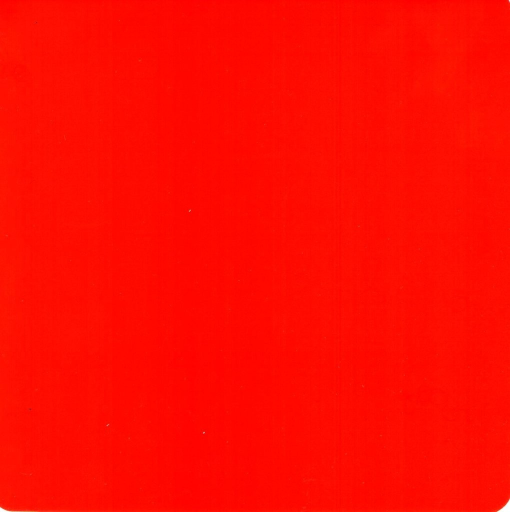
#> input picture Rojo.jpg, 1020 x 1024 px, found by its file name (shown at 1/2 size)
$ python Tenvio.py
#> lines starting #> are read from the running program, lines starting #| are printed output that depends on the picture; after the words box and inside, x2 and y2 are one past the last pixel; in counts of white or black regions, pixels touching at a corner belong together
import cv2
import serial
import time
import numpy as np
port = '/dev/cu.usbmodem0E222451'
baudrate = 115200
tiempo_espera = 0.0025
def enviar(dato):
    i = chr(dato)#convierte los int en ascii
    print(dato)
    x_1 = bytes(i, 'latin_1')#
    tivaPort = serial.Serial(port, baudrate, bytesize=8,
                             parity='N',
                             stopbits=1)
    tivaPort.write(x_1)
    tivaPort.close()
    time.sleep(tiempo_espera)

def Cambio_colores(valor, OldMin, OldMax, NewMin, NewMax):
    OldRange = (OldMax - OldMin)
    NewRange = (NewMax - NewMin)
    NewValue = (((valor - OldMin) * NewRange) / OldRange) + NewMin
    return int(round(NewValue))


def convert_to_uart(matriz_datos_imagen):
    pixeles=[]
    for i in matriz_datos_imagen:
        for j in i:
            binary_repr_v = np.vectorize(np.binary_repr)
            bin_B = binary_repr_v(j[0], 2)  # Datos binario de Blue
            bin_G = binary_repr_v(j[1], 3)  # Datos binarios de Green
            bin_R = binary_repr_v(j[2], 3)  # Datos binarios de Red
            data = str((str(bin_B) + str(bin_G) + str(bin_R)))
            Num_data = 0
            j = 7
            for i in data:
                Num_data = int(i) * pow(2, j) + Num_data
                j -= 1
            pixeles.append(int(Num_data))

    print('-----------------------------------------------------------------------')
    print('pixel en enteros')
    print(len(pixeles))
    print('-----------------------------------------------------------------------')
    print('Enviadno Datos porfavor Espere')
    print(pixeles)
    #for m in pixeles:
     #   enviar(int(m))
    print('-----------------------------------------------------------------------')
    print('Datos Enviados, si desea volver a enviar escriba: imagen(nombre,filas,columnas) ')


def imagen (nombre = 'mario.jpg',filas=64,columnas=64):
#> called with nombre = 'rojo.jpg', filas = 64, columnas = 64
    img = cv2.imread(nombre)
#> img is the input picture: shape (1024, 1020, 3); mean B, G, R 0.9, 11, 254.1

    print('-----------------------------------------------------------------------')
    print('Dantos de la imagen de entrada')
    print(str('Filas')+'| Columnas '+'| Canales')
    print(img.shape) # retorna una tupla con el numero de , filas, columnas y canales
#| (1024, 1020, 3)
    print('tamaño de la imagen')
    print(img.size) # retorna la cantidad de pixeles de la imagen
#| 3133440
    print('-----------------------------------------------------------------------')
    #cv2.imshow('image', img)
    #cv2.waitKey(5000)
    #cv2.destroyAllWindows()

    img = cv2.resize(img, (filas, columnas))
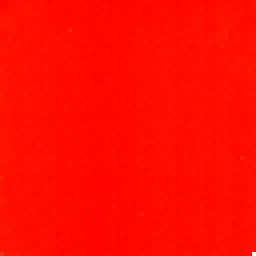
#> img: shape (64, 64, 3) (shown 4 times larger); mean B, G, R 0.9, 11, 254.1
    print(img)
#> (printed output is left out)
    B, G, R = cv2.split(img)
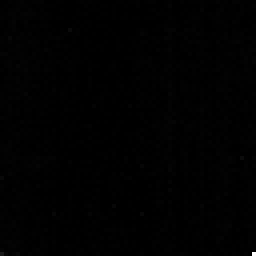
#> B: shape (64, 64) (shown 4 times larger); min 0, max 254, mean 0.9

    for i in range(len(B)):
        for j in range(len(B[0])):
            B[i][j] = Cambio_colores(B[i][j],0,255,0,3)
#> this loop made 64 passes
#> B: shape (64, 64); values 0 (black) and 3 (white), 0.02% white in thin lines or dots, all inside (x1, y1, x2, y2) = (63, 63, 64, 64)

    for i in range(len(G)):
        for j in range(len(G[0])):
            G[i][j] = Cambio_colores(G[i][j],0,255,0,7)
#> this loop made 64 passes

    for i in range(len(R)):
        for j in range(len(R[0])):
            R[i][j] = Cambio_colores(R[i][j],0,255,0,7)
#> R: shape (64, 64); every value is 7

    img= cv2.merge((B, G, R))
    print(img)
#> (printed output is left out)
    #cv2.imwrite('rojo_64.jpg', img)
    print('-----------------------------------------------------------------------')
    print('Dantos de Nueva imagen')
    print(str('Filas')+'| Columnas '+'| Canales')
    print(img.shape) # retorna una tupla con el numero de , filas, columnas y canales
#| (64, 64, 3)
    print('tamaño de la imagen')
    print(img.size) # retorna la cantidad de pixeles de la imagen
#| 12288
    print('-----------------------------------------------------------------------')

    convert_to_uart(img)
#> the loop in convert_to_uart, `for i in matriz_datos_imagen:` made 64 passes
#| 4096
#> (printed output is left out)
#imagen()
imagen('rojo.jpg',64,64)
